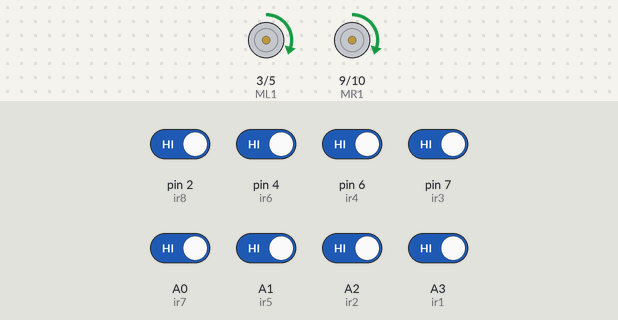
A sketch run on a simulated Arduino Uno, built with avr-gcc and run on an emulated ATmega328P. Shown: motor-driver pin pairs drawn as motors (green arrow = first pin HIGH = forward, orange = second pin HIGH = backward, longer = more drive). Inputs (shaded band) come from the test bench; at power-on: A0 (ir7), A1 (ir5), A2 (ir2), A3 (ir1), pin 2 (ir8), pin 4 (ir6), pin 6 (ir4), pin 7 (ir3) HIGH.

Above: at 1.2 s.
1.3 s: pin 2 (ir8) driven LOW and pin 4 (ir6) driven LOW
At 1.6 s:
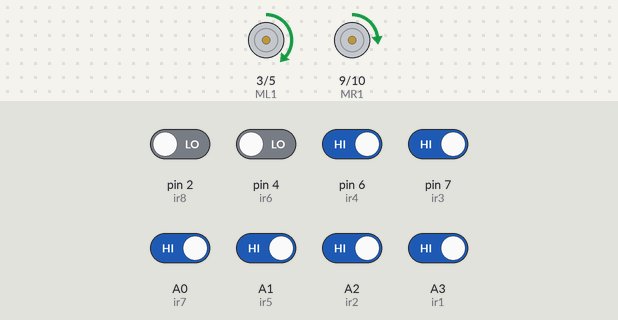
2.8 s: pin 2 (ir8) driven HIGH
At 3.9 s:
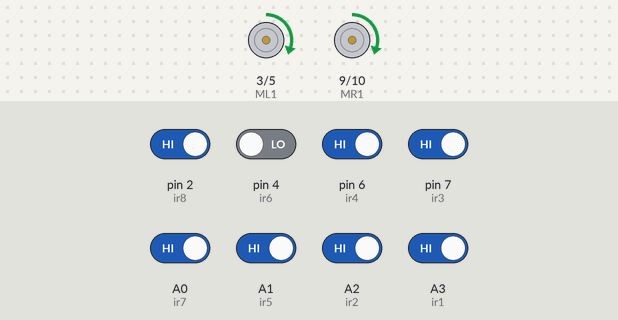
4.3 s: pin 2 (ir8) driven LOW
At 5.0 s:
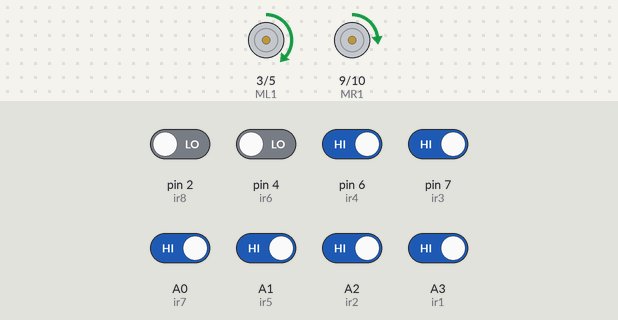
5.8 s: pin 4 (ir6) driven HIGH
At 6.2 s:
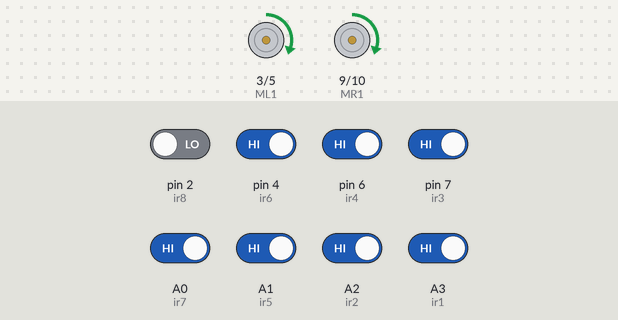
Timing chart, 0 to 8.3 s (numbered marks = the images above; inputs shaded):
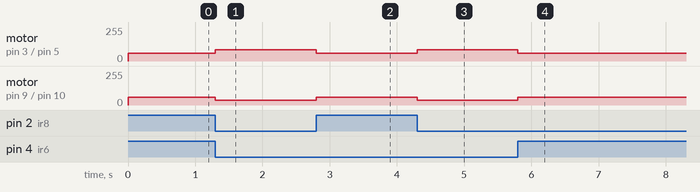

Measured:
- after the input at 1.3 s, motor on pin 3 (ML1) / pin 5 (ML2): forward 60/255 → forward 85/255 at once; motor on pin 9 (MR1) / pin 10 (MR2): forward 60/255 → forward 35/255 at once
- after the input at 2.8 s, motor on pin 3 (ML1) / pin 5 (ML2): forward 85/255 → forward 60/255 at once; motor on pin 9 (MR1) / pin 10 (MR2): forward 35/255 → forward 60/255 at once
- after the input at 4.3 s, motor on pin 3 (ML1) / pin 5 (ML2): forward 60/255 → forward 85/255 at once; motor on pin 9 (MR1) / pin 10 (MR2): forward 60/255 → forward 35/255 at once
- after the input at 5.8 s, motor on pin 3 (ML1) / pin 5 (ML2): forward 85/255 → forward 60/255 at once; motor on pin 9 (MR1) / pin 10 (MR2): forward 35/255 → forward 60/255 at once

The sketch:

pidcorrect.ino
```cpp
#define ir1  A3
#define ir2  A2
#define ir3  7
#define ir4  6
#define ir5  A1
#define ir6  4
#define ir7  A0
#define ir8  2

int irPins[8] = {ir1, ir2, ir3, ir4, ir5, ir6, ir7, ir8};

#define ML1 3
#define ML2 5
#define MR1 9
#define MR2 10

int baseSpeed = 60;
float Kp = 25, Ki = 0, Kd =7; // Adjusted PID values

int ir[8];
int lastError = 0;
float integral = 0;

void setup() {
  pinMode(ir1, INPUT);
  pinMode(ir2, INPUT);
  pinMode(ir3, INPUT);
  pinMode(ir4, INPUT);
  pinMode(ir5, INPUT);
  pinMode(ir6, INPUT);
  pinMode(ir7, INPUT);
  pinMode(ir8, INPUT);

  pinMode(ML1, OUTPUT);
  pinMode(ML2, OUTPUT);
  pinMode(MR1, OUTPUT);
  pinMode(MR2, OUTPUT);

  Serial.begin(9600);
}

int calculateError() {
  int weights[8] = {-4, -3, -2, -1, 1, 2, 3, 4};
  int sum = 0, activeSensors = 0;
  for (int i = 0; i < 8; i++) {
    ir[i] = digitalRead(irPins[i]);
    sum += ir[i] * weights[i];
    activeSensors += ir[i];
  }
  return (activeSensors == 0) ? lastError : sum / activeSensors;
}

void pidControl() {
  int error = calculateError();
  int derivative = error - lastError;
  integral += error;
  int correction = (Kp * error) + (Ki * integral) + (Kd * derivative);
  lastError = error;

  int leftSpeed = constrain(baseSpeed - correction, 0, 255);
  int rightSpeed = constrain(baseSpeed + correction, 0, 255);

  analogWrite(ML1, leftSpeed);
  analogWrite(ML2, 0);
  analogWrite(MR1, rightSpeed);
  analogWrite(MR2, 0);
}

void loop() {
  pidControl();
}
```
